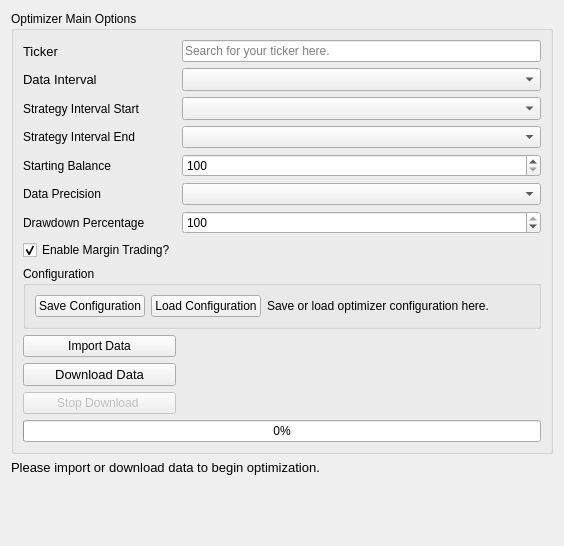
             <widget class="QWidget" name="optimizerMainTab">
              <attribute name="title">
               <string>Main</string>
              </attribute>
              <layout class="QGridLayout" name="gridLayout_17">
               <item row="0" column="0">
                <widget class="QGroupBox" name="optimizerMainOptionsGroupBox">
                 <property name="sizePolicy">
                  <sizepolicy hsizetype="Preferred" vsizetype="Maximum">
                   <horstretch>0</horstretch>
                   <verstretch>0</verstretch>
                  </sizepolicy>
                 </property>
                 <property name="title">
                  <string>Optimizer Main Options</string>
                 </property>
                 <layout class="QGridLayout" name="gridLayout_9">
                  <item row="9" column="0" colspan="3">
                   <widget class="QGroupBox" name="groupBox_4">
                    <property name="title">
                     <string>Configuration</string>
                    </property>
                    <layout class="QHBoxLayout" name="horizontalLayout_7">
                     <item>
                      <widget class="QPushButton" name="optimizerSaveConfigurationButton">
                       <property name="text">
                        <string>Save Configuration</string>
                       </property>
                       <property name="autoDefault">
                        <bool>false</bool>
                       </property>
                      </widget>
                     </item>
                     <item>
                      <widget class="QPushButton" name="optimizerLoadConfigurationButton">
                       <property name="text">
                        <string>Load Configuration</string>
                       </property>
                       <property name="autoDefault">
                        <bool>false</bool>
                       </property>
                      </widget>
                     </item>
                     <item>
                      <widget class="QLabel" name="optimizerConfigurationResult">
                       <property name="text">
                        <string>Save or load optimizer configuration here.</string>
                       </property>
                      </widget>
                     </item>
                     <item>
                      <spacer name="horizontalSpacer">
                       <property name="orientation">
                        <enum>Qt::Horizontal</enum>
                       </property>
                       <property name="sizeHint" stdset="0">
                        <size>
                         <width>40</width>
                         <height>20</height>
                        </size>
                       </property>
                      </spacer>
                     </item>
                    </layout>
                   </widget>
                  </item>
                  <item row="13" column="1">
                   <widget class="QLabel" name="optimizerCopyLabel">
                    <property name="text">
                     <string/>
                    </property>
                   </widget>
                  </item>
                  <item row="2" column="1" colspan="2">
                   <widget class="QComboBox" name="optimizerIntervalComboBox">
                    <property name="font">
                     <font>
                      <pointsize>10</pointsize>
                     </font>
                    </property>
                    <property name="currentText">
                     <string/>
                    </property>
                   </widget>
                  </item>
                  <item row="18" column="1">
                   <widget class="QLabel" name="optimizerDownloadLabel">
                    <property name="text">
                     <string/>
                    </property>
                   </widget>
                  </item>
                  <item row="10" column="0">
                   <widget class="QPushButton" name="optimizerImportDataButton">
                    <property name="text">
                     <string>Import Data</string>
                    </property>
                    <property name="autoDefault">
                     <bool>false</bool>
                    </property>
                   </widget>
                  </item>
                  <item row="3" column="1" colspan="2">
                   <widget class="QComboBox" name="optimizerStrategyIntervalCombobox">
                    <property name="font">
                     <font>
                      <pointsize>10</pointsize>
                     </font>
                    </property>
                    <property name="currentText">
                     <string/>
                    </property>
                   </widget>
                  </item>
                  <item row="13" column="0">
                   <widget class="QPushButton" name="optimizerDownloadDataButton">
                    <property name="sizePolicy">
                     <sizepolicy hsizetype="Preferred" vsizetype="Fixed">
                      <horstretch>0</horstretch>
                      <verstretch>0</verstretch>
                     </sizepolicy>
                    </property>
                    <property name="font">
                     <font>
                      <pointsize>10</pointsize>
                     </font>
                    </property>
                    <property name="text">
                     <string>Download Data</string>
                    </property>
                    <property name="autoDefault">
                     <bool>false</bool>
                    </property>
                   </widget>
                  </item>
                  <item row="6" column="0">
                   <widget class="QLabel" name="optimizerPrecisionLabel">
                    <property name="text">
                     <string>Data Precision</string>
                    </property>
                   </widget>
                  </item>
                  <item row="8" column="0">
                   <widget class="QCheckBox" name="optimizerMarginTradingCheckBox">
                    <property name="toolTip">
                     <string>If you don't want to simulate margin trading, untick this.</string>
                    </property>
                    <property name="text">
                     <string>Enable Margin Trading?</string>
                    </property>
                    <property name="checked">
                     <bool>true</bool>
                    </property>
                   </widget>
                  </item>
                  <item row="3" column="0">
                   <widget class="QLabel" name="optimizerStrategyIntervalLabel">
                    <property name="text">
                     <string>Strategy Interval Start</string>
                    </property>
                   </widget>
                  </item>
                  <item row="2" column="0">
                   <widget class="QLabel" name="optimizerDateIntervalLabel">
                    <property name="sizePolicy">
                     <sizepolicy hsizetype="Fixed" vsizetype="Preferred">
                      <horstretch>0</horstretch>
                      <verstretch>0</verstretch>
                     </sizepolicy>
                    </property>
                    <property name="font">
                     <font>
                      <pointsize>10</pointsize>
                     </font>
                    </property>
                    <property name="text">
                     <string>Data Interval</string>
                    </property>
                   </widget>
                  </item>
                  <item row="5" column="0">
                   <widget class="QLabel" name="optimizerStartingBalance">
                    <property name="text">
                     <string>Starting Balance</string>
                    </property>
                   </widget>
                  </item>
                  <item row="1" column="0">
                   <widget class="QLabel" name="optimizerTickerLabel">
                    <property name="sizePolicy">
                     <sizepolicy hsizetype="Fixed" vsizetype="Preferred">
                      <horstretch>0</horstretch>
                      <verstretch>0</verstretch>
                     </sizepolicy>
                    </property>
                    <property name="font">
                     <font>
                      <pointsize>10</pointsize>
                     </font>
                    </property>
                    <property name="text">
                     <string>Ticker</string>
                    </property>
                   </widget>
                  </item>
                  <item row="19" column="0" colspan="3">
                   <widget class="QProgressBar" name="optimizerDownloadProgressBar">
                    <property name="value">
                     <number>0</number>
                    </property>
                   </widget>
                  </item>
                  <item row="7" column="0">
                   <widget class="QLabel" name="drawdownPercentageLabel">
                    <property name="toolTip">
                     <string>Percentage at which optimizer will exit one iteration. If 100%, bot will need to completely lose all money to stop iteration.</string>
                    </property>
                    <property name="text">
                     <string>Drawdown Percentage</string>
                    </property>
                   </widget>
                  </item>
                  <item row="4" column="0">
                   <widget class="QLabel" name="optimizerStrategyIntervalEndLabel">
                    <property name="text">
                     <string>Strategy Interval End</string>
                    </property>
                   </widget>
                  </item>
                  <item row="1" column="1" colspan="2">
                   <widget class="QLineEdit" name="optimizerTickerLineEdit">
                    <property name="placeholderText">
                     <string>Search for your ticker here.</string>
                    </property>
                    <property name="clearButtonEnabled">
                     <bool>true</bool>
                    </property>
                   </widget>
                  </item>
                  <item row="18" column="0">
                   <widget class="QPushButton" name="optimizerStopDownloadButton">
                    <property name="enabled">
                     <bool>false</bool>
                    </property>
                    <property name="text">
                     <string>Stop Download </string>
                    </property>
                    <property name="autoDefault">
                     <bool>false</bool>
                    </property>
                   </widget>
                  </item>
                  <item row="5" column="1" colspan="2">
                   <widget class="QSpinBox" name="optimizerStartingBalanceSpinBox">
                    <property name="minimum">
                     <number>100</number>
                    </property>
                    <property name="maximum">
                     <number>1000000</number>
                    </property>
                   </widget>
                  </item>
                  <item row="4" column="1" colspan="2">
                   <widget class="QComboBox" name="optimizerStrategyIntervalEndCombobox"/>
                  </item>
                  <item row="7" column="1" colspan="2">
                   <widget class="QSpinBox" name="drawdownPercentageSpinBox">
                    <property name="minimum">
                     <number>1</number>
                    </property>
                    <property name="maximum">
                     <number>100</number>
                    </property>
                    <property name="value">
                     <number>100</number>
                    </property>
                   </widget>
                  </item>
                  <item row="6" column="1" colspan="2">
                   <widget class="QComboBox" name="optimizerPrecisionComboBox"/>
                  </item>
                 </layout>
                </widget>
               </item>
               <item row="1" column="0">
                <widget class="QLabel" name="optimizerInfoLabel">
                 <property name="font">
                  <font>
                   <pointsize>10</pointsize>
                  </font>
                 </property>
                 <property name="text">
                  <string>Please import or download data to begin optimization.</string>
                 </property>
                 <property name="alignment">
                  <set>Qt::AlignLeading|Qt::AlignLeft|Qt::AlignVCenter</set>
                 </property>
                 <property name="wordWrap">
                  <bool>true</bool>
                 </property>
                </widget>
               </item>
               <item row="2" column="0">
                <widget class="QLabel" name="optimizerDataLabel">
                 <property name="text">
                  <string/>
                 </property>
                </widget>
               </item>
               <item row="3" column="0">
                <spacer name="verticalSpacer_8">
                 <property name="orientation">
                  <enum>Qt::Vertical</enum>
                 </property>
                 <property name="sizeHint" stdset="0">
                  <size>
                   <width>20</width>
                   <height>40</height>
                  </size>
                 </property>
                </spacer>
               </item>
              </layout>
             </widget>
